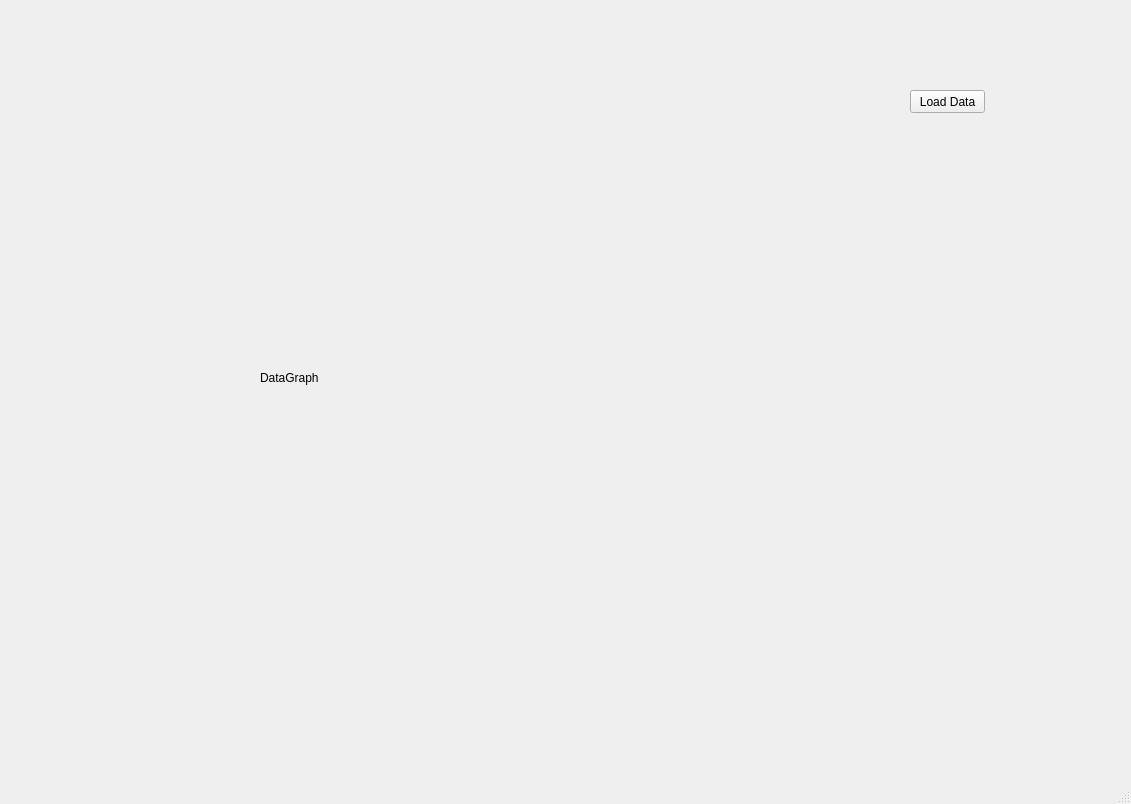
<?xml version="1.0" encoding="UTF-8"?>
<ui version="4.0">
 <class>MainWindow</class>
 <widget class="QMainWindow" name="MainWindow">
  <property name="geometry">
   <rect>
    <x>0</x>
    <y>0</y>
    <width>1131</width>
    <height>804</height>
   </rect>
  </property>
  <property name="windowTitle">
   <string>MainWindow</string>
  </property>
  <widget class="QWidget" name="centralwidget">
   <widget class="QPushButton" name="load_data">
    <property name="geometry">
     <rect>
      <x>910</x>
      <y>90</y>
      <width>75</width>
      <height>23</height>
     </rect>
    </property>
    <property name="text">
     <string>Load Data</string>
    </property>
   </widget>
   <widget class="QLabel" name="DataGraph">
    <property name="geometry">
     <rect>
      <x>260</x>
      <y>370</y>
      <width>71</width>
      <height>16</height>
     </rect>
    </property>
    <property name="text">
     <string>DataGraph</string>
    </property>
   </widget>
  </widget>
  <widget class="QMenuBar" name="menubar">
   <property name="geometry">
    <rect>
     <x>0</x>
     <y>0</y>
     <width>1131</width>
     <height>23</height>
    </rect>
   </property>
  </widget>
  <widget class="QStatusBar" name="statusbar"/>
 </widget>
 <resources/>
 <connections/>
</ui>
